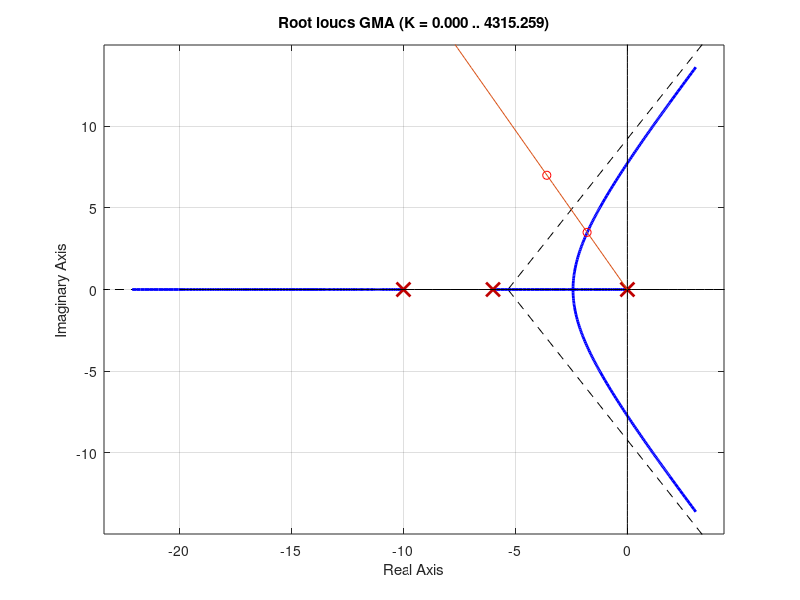
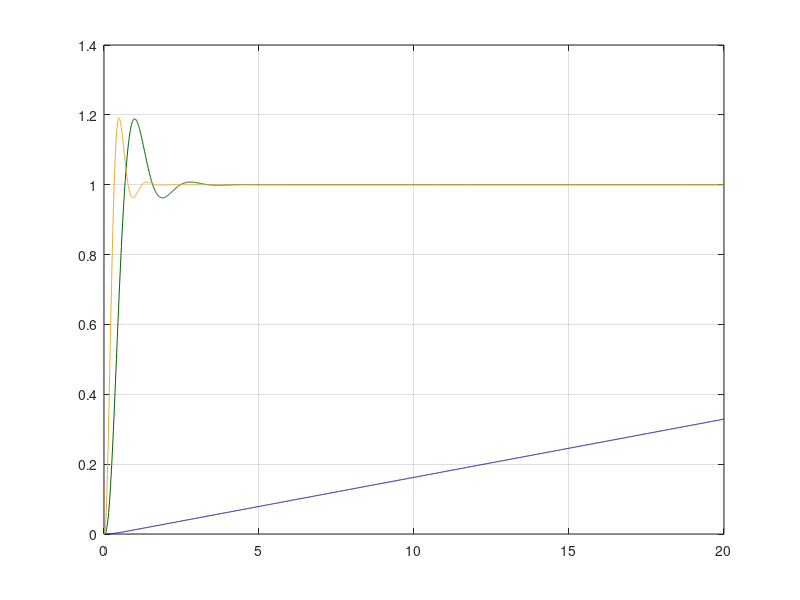
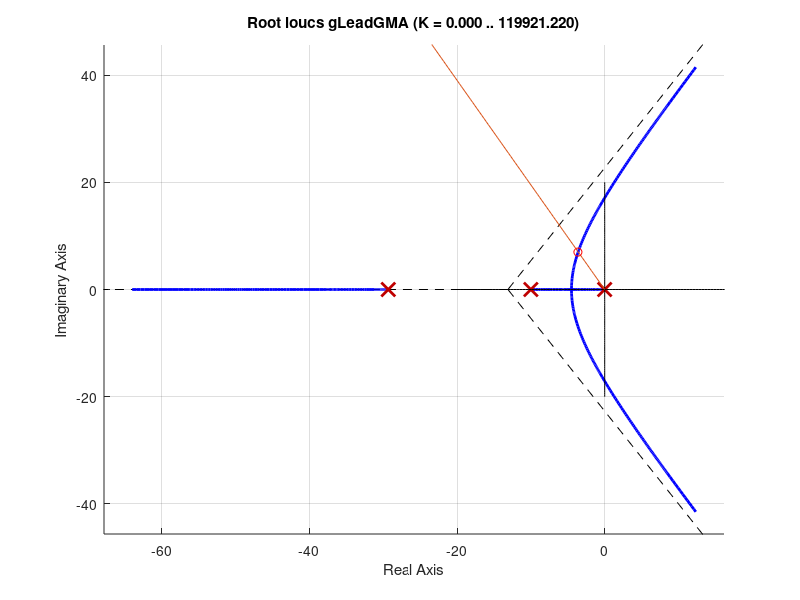

Write MATLAB code to recreate these figures, in order.
clc;
clear;
pkg load control;
% O código desenvolvido será publicado no github com o intuito de poder ser consultado
% e melhorado por outras pessoas, seguindo o pensamento opensource. Com o objetivo
% de aumentar o alcance o script será desenvolvido em inglês, bem como exercícios anteriores.
t = 0:0.01:20;
mp = 0.2;
pole1 = 0;
pole2 = -6;
pole3 = -10;
GMA = zpk([],[pole1 pole2 pole3],1);

% ploting the exit without the compensator
figure 2
[pvGma, t] = step(GMA, t);
plot(t,pvGma,'color','#00009C');

figure 1;  clf;%=======================
rlocus(GMA);
legend off;
hold on;
imaginaryAxis = linspace(-20, 20);
realAxis = zeros(size(imaginaryAxis));
plot(imaginaryAxis, realAxis, 'k');
plot(realAxis, imaginaryAxis, 'k');

%calculating damping factor
df = (-log(mp)) / sqrt((pi^2) + (log(mp))^2);
phaseAngle = 180 - acosd(df);

%ploting the phaseAngle
phaseAngleStraight = linspace(0,-30);
phaseAngleFunction = tand(phaseAngle)*phaseAngleStraight;
plot(phaseAngleStraight, phaseAngleFunction);

%[x, y] = ginput(1);
%Px = x + 1i*y;
Px = -1.7993 + 3.5027i %Value found using the ginput()
plot(real(Px),imag(Px), 'ro');

%findind Kp and plotting the sign of exit
k=-polyval(GMA.den{1},Px)/(polyval(GMA.num{1},Px));
k=abs(real(k))
GMF = feedback(k*GMA,1);

figure 2;%================================
hold on;
[PV, t] = step(GMF, t);
plot(t,PV,'color','#006400');
grid on;

%Setting the new kp
figure 1
hold on;
Px2 = Px*2;
plot(real(Px2),imag(Px2), 'ro');

%findind the Glead
%I will choose the zero with the same value of a existent pole
%this way i can reach the next steps more easily
zero_lead = pole2;
angle_zero_lead = arg(Px2-zero_lead)*180/pi;
poles_GMA = eig(GMA);
angle_poles = arg(Px2-poles_GMA)*180/pi;
angle_pLead = angle_zero_lead - sum(angle_poles) + 180;
poloLead = real(Px2) - imag(Px2)/tand(angle_pLead);

GLead = zpk([pole2],[poloLead],1);
GLead = minreal(GLead);

GLead_GMA_num = conv([1 -pole2],[0 1]);
GLead_GMA_den = conv(conv(conv([1 -pole1],[1 -pole2]),[1 -pole3]),[1 -poloLead]);
GLead_GMA = tf(GLead_GMA_num, GLead_GMA_den);
gLeadGMA = minreal(GLead_GMA);

%finding the rlocus of the system with the glead
figure 3; clf; hold on;
rlocus(gLeadGMA);
legend off;
hold on;
imaginaryAxis = linspace(-20, 20);
realAxis = zeros(size(imaginaryAxis));
plot(imaginaryAxis, realAxis, 'k');
plot(realAxis, imaginaryAxis, 'k');

%calculating damping factor
df = (-log(mp)) / sqrt((pi^2) + (log(mp))^2);
phaseAngle = 180 - acosd(df);

%ploting the phaseAngle
phaseAngleStraight = linspace(0,-30);
phaseAngleFunction = tand(phaseAngle)*phaseAngleStraight;
plot(phaseAngleStraight, phaseAngleFunction);

%[x1, y1] = ginput(1);
%Px_lead = x1 + 1i*y1;
Px_lead = -3.6293 + 6.9844i %Value found using the ginput()
plot(real(Px_lead),imag(Px_lead), 'ro');

%findind Kp of the system with the lead compensator and plotting the sign of exit
kLead=-polyval(gLeadGMA.den{1},Px_lead)/(polyval(gLeadGMA.num{1},Px_lead));
kLead=abs(real(kLead))
GMF_lead = feedback(kLead*gLeadGMA,1);

figure 2;%==============================
t = 0:0.01:20;
[PV_lead, t] = step(GMF_lead, t);
hold on;
plot(t,PV_lead,'color','#eead2d');
grid on;

